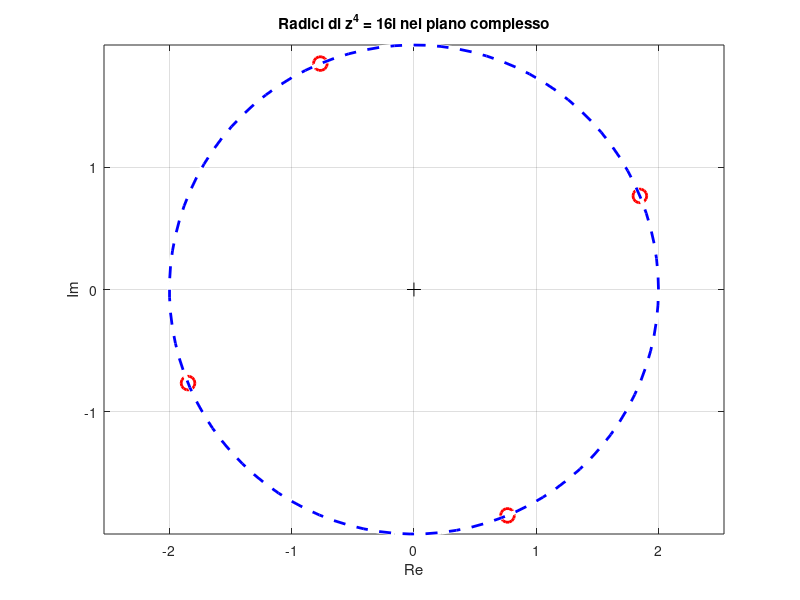

MATLAB code to generate this figure:
% Numero di radici
n = 4;

% Modulo delle radici
r = 2;

% Argomento iniziale
theta0 = pi/2;

% Calcolo degli angoli
theta = (theta0 + 2*pi*(0:n-1)) / n;

% Coordinate complesse
z = r * exp(1i * theta);

% Disegno
figure;
plot(real(z), imag(z), 'ro', 'MarkerSize', 10, 'LineWidth', 2);
hold on;
viscircles([0,0], r, 'Color', 'b', 'LineStyle', '--'); % cerchio
plot(0, 0, 'k+', 'MarkerSize', 10); % origine
axis equal;
grid on;
xlabel('Re');
ylabel('Im');
title('Radici di z^4 = 16i nel piano complesso');
